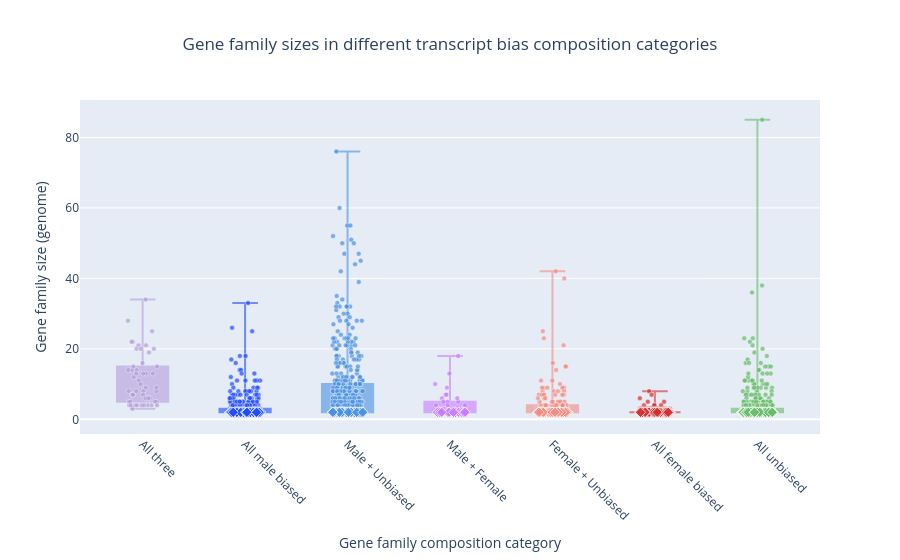

The notebook cell saved with this chart:
### Markdown cell above
Plotly has an issue with the box plots, so here i use go.Figure() to force plotly

### Code cell
fig6 = go.Figure()

cat_positions = {cat: i for i, cat in enumerate(category_order)}
np.random.seed(42)

for cat in category_order:
    subset = hog_direction[hog_direction["category"] == cat]
    if subset.empty:
        continue

    color  = category_colors[cat]
    x_pos  = cat_positions[cat]

    # Box (no built-in points — we draw them ourselves below)
    fig6.add_trace(go.Box(
        y=subset["hog_size_genome"],
        x=[x_pos] * len(subset),
        name=cat,
        marker_color=color,
        line_color=color,
        fillcolor=color,
        opacity=0.6,
        boxpoints=False,
        width=0.5,
        showlegend=False
    ))

    # Regular points (size > 2) — circles
    reg = subset[subset["hog_size_genome"] != 2]
    if not reg.empty:
        fig6.add_trace(go.Scatter(
            x=x_pos + np.random.uniform(-0.15, 0.15, len(reg)),
            y=reg["hog_size_genome"],
            mode="markers",
            marker=dict(color=color, symbol="circle", size=5, opacity=0.7,
                        line=dict(width=0.5, color="white")),
            showlegend=False,
            text=reg["HOG"].astype(str),
            hovertemplate="HOG: %{text}<br>Size: %{y}<extra></extra>"
        ))

    # HOG size 2 shape - diamond (All three cannot exist at size 2)
    s2 = subset[subset["hog_size_genome"] == 2]
    if not s2.empty:
        fig6.add_trace(go.Scatter(
            x=x_pos + np.random.uniform(-0.15, 0.15, len(s2)),
            y=s2["hog_size_genome"],
            mode="markers",
            marker=dict(color=color, symbol="diamond", size=8, opacity=0.9,
                        line=dict(width=0.8, color="white")),
            showlegend=False,
            text=s2["HOG"].astype(str),
            hovertemplate="HOG: %{text}<br>Size: 2 ◆<extra></extra>"
        ))

fig6.update_layout(
    title=dict(text=" Gene family sizes in different transcript bias composition categories", x=0.5, xanchor="center"),
    xaxis=dict(
        tickmode="array",
        tickvals=list(cat_positions.values()),
        ticktext=list(cat_positions.keys()),
        tickangle=45,
        title="Gene family composition category"
    ),
    yaxis_title="Gene family size (genome)",
    showlegend=False
)
fig6.write_image("categories_boxplot_size.svg")
fig6.show()

### Figure 1 — Plotly figure (JSON) as saved in the notebook; plotly's stock layout.template omitted (floating-point values rounded to 4 significant figures; data arrays with more than 128 entries replaced by an {"elided": "..."} marker saying what was removed)
{"data": [{"boxpoints": false, "fillcolor": "#B39DDB", "line": {"color": "#B39DDB"}, "marker": {"color": "#B39DDB"}, "name": "All three", "opacity": 0.6, "showlegend": false, "type": "box", "width": 0.5, "x": [0, 0, 0, 0, 0, 0, 0, 0, 0, 0, 0, 0, 0, 0, 0, 0, 0, 0, 0, 0, 0, 0, 0, 0, 0, 0, 0, 0, 0, 0, 0, 0, 0, 0, 0, 0, 0, 0, 0, 0, 0, 0, 0, 0, 0, 0, 0, 0, 0, 0, 0], "y": [11, 8, 6, 34, 7, 14, 5, 20, 9, 19, 28, 15, 13, 12, 7, 22, 14, 8, 10, 8, 21, 22, 13, 21, 4, 4, 15, 7, 6, 8, 13, 3, 4, 9, 5, 25, 20, 5, 6, 20, 4, 16, 14, 5, 4, 4, 4, 13, 4, 7, 4]}, {"hovertemplate": "HOG: %{text}<br>Size: %{y}<extra></extra>", "marker": {"color": "#B39DDB", "line": {"color": "white", "width": 0.5}, "opacity": 0.7, "size": 5, "symbol": "circle"}, "mode": "markers", "showlegend": false, "text": ["N0.HOG0000027", "N0.HOG0000043", "N0.HOG0000056", "N0.HOG0000060", "N0.HOG0000085", "N0.HOG0000095", "N0.HOG0000099", "N0.HOG0000102", "N0.HOG0000108", "N0.HOG0000110", "N0.HOG0000143", "N0.HOG0000163", "N0.HOG0000179", "N0.HOG0000198", "N0.HOG0000204", "N0.HOG0000207", "N0.HOG0000260", "N0.HOG0000276", "N0.HOG0000278", "N0.HOG0000305", "N0.HOG0000321", "N0.HOG0000361", "N0.HOG0000364", "N0.HOG0000367", "N0.HOG0000375", "N0.HOG0000426", "N0.HOG0000444", "N0.HOG0000503", "N0.HOG0000518", "N0.HOG0000531", "N0.HOG0000578", "N0.HOG0000581", "N0.HOG0000630", "N0.HOG0000646", "N0.HOG0000738", "N0.HOG0000773", "N0.HOG0000820", "N0.HOG0000831", "N0.HOG0000853", "N0.HOG0001160", "N0.HOG0001494", "N0.HOG0001619", "N0.HOG0001799", "N0.HOG0001841", "N0.HOG0002234", "N0.HOG0002331", "N0.HOG0005307", "N0.HOG0009023", "N0.HOG0011140", "N0.HOG0012101", "N0.HOG0012653"], "type": "scatter", "x": [-0.03764, 0.1352, 0.0696, 0.0296, -0.1032, -0.1032, -0.1326, 0.1099, 0.03033, 0.06242, -0.1438, 0.141, 0.09973, -0.0863, -0.09545, -0.09498, -0.05873, 0.007427, -0.02042, -0.06263, 0.03356, -0.1082, -0.06236, -0.04009, -0.01318, 0.08555, -0.0901, 0.00427, 0.02772, -0.1361, 0.03226, -0.09884, -0.1305, 0.1347, 0.1397, 0.09252, -0.05862, -0.1207, 0.05527, -0.01795, -0.1134, -0.001447, -0.1397, 0.1228, -0.07237, 0.04876, -0.05649, 0.00602, 0.01401, -0.09454, 0.1409], "y": [11, 8, 6, 34, 7, 14, 5, 20, 9, 19, 28, 15, 13, 12, 7, 22, 14, 8, 10, 8, 21, 22, 13, 21, 4, 4, 15, 7, 6, 8, 13, 3, 4, 9, 5, 25, 20, 5, 6, 20, 4, 16, 14, 5, 4, 4, 4, 13, 4, 7, 4]}, {"boxpoints": false, "fillcolor": "#1F4BFF", "line": {"color": "#1F4BFF"}, "marker": {"color": "#1F4BFF"}, "name": "All male biased", "opacity": 0.6, "showlegend": false, "type": "box", "width": 0.5, "x": {"elided": "504 int values"}, "y": {"elided": "504 int values"}}, {"hovertemplate": "HOG: %{text}<br>Size: %{y}<extra></extra>", "marker": {"color": "#1F4BFF", "line": {"color": "white", "width": 0.5}, "opacity": 0.7, "size": 5, "symbol": "circle"}, "mode": "markers", "showlegend": false, "text": {"elided": "179 str values"}, "type": "scatter", "x": {"elided": "179 float values"}, "y": {"elided": "179 int values"}}, {"hovertemplate": "HOG: %{text}<br>Size: 2 ◆<extra></extra>", "marker": {"color": "#1F4BFF", "line": {"color": "white", "width": 0.8}, "opacity": 0.9, "size": 8, "symbol": "diamond"}, "mode": "markers", "showlegend": false, "text": {"elided": "325 str values"}, "type": "scatter", "x": {"elided": "325 float values"}, "y": {"elided": "325 int values"}}, {"boxpoints": false, "fillcolor": "#4A90E2", "line": {"color": "#4A90E2"}, "marker": {"color": "#4A90E2"}, "name": "Male + Unbiased", "opacity": 0.6, "showlegend": false, "type": "box", "width": 0.5, "x": {"elided": "500 int values"}, "y": {"elided": "500 int values"}}, {"hovertemplate": "HOG: %{text}<br>Size: %{y}<extra></extra>", "marker": {"color": "#4A90E2", "line": {"color": "white", "width": 0.5}, "opacity": 0.7, "size": 5, "symbol": "circle"}, "mode": "markers", "showlegend": false, "text": {"elided": "355 str values"}, "type": "scatter", "x": {"elided": "355 float values"}, "y": {"elided": "355 int values"}}, {"hovertemplate": "HOG: %{text}<br>Size: 2 ◆<extra></extra>", "marker": {"color": "#4A90E2", "line": {"color": "white", "width": 0.8}, "opacity": 0.9, "size": 8, "symbol": "diamond"}, "mode": "markers", "showlegend": false, "text": {"elided": "145 str values"}, "type": "scatter", "x": {"elided": "145 float values"}, "y": {"elided": "145 int values"}}, {"boxpoints": false, "fillcolor": "#C77DFF", "line": {"color": "#C77DFF"}, "marker": {"color": "#C77DFF"}, "name": "Male + Female", "opacity": 0.6, "showlegend": false, "type": "box", "width": 0.5, "x": [3, 3, 3, 3, 3, 3, 3, 3, 3, 3, 3, 3, 3, 3, 3, 3, 3, 3, 3, 3, 3, 3, 3, 3, 3, 3, 3, 3, 3, 3, 3, 3, 3, 3, 3], "y": [3, 18, 9, 13, 3, 3, 3, 5, 5, 2, 3, 6, 2, 6, 2, 2, 3, 2, 2, 7, 2, 5, 2, 2, 3, 2, 2, 3, 4, 10, 4, 4, 7, 2, 2]}, {"hovertemplate": "HOG: %{text}<br>Size: %{y}<extra></extra>", "marker": {"color": "#C77DFF", "line": {"color": "white", "width": 0.5}, "opacity": 0.7, "size": 5, "symbol": "circle"}, "mode": "markers", "showlegend": false, "text": ["N0.HOG0000029", "N0.HOG0000049", "N0.HOG0000141", "N0.HOG0000148", "N0.HOG0000224", "N0.HOG0000274", "N0.HOG0000289", "N0.HOG0000368", "N0.HOG0000377", "N0.HOG0000558", "N0.HOG0000765", "N0.HOG0001236", "N0.HOG0001399", "N0.HOG0001598", "N0.HOG0001854", "N0.HOG0002737", "N0.HOG0009441", "N0.HOG0009620", "N0.HOG0011340", "N0.HOG0012126", "N0.HOG0012871", "N0.HOG0013016"], "type": "scatter", "x": [2.955, 3.08, 2.971, 2.994, 3.038, 3.112, 3.145, 3.08, 2.975, 2.976, 3.071, 2.922, 2.883, 2.956, 2.936, 2.939, 2.92, 2.863, 2.855, 3.146, 2.978, 2.965], "y": [3, 18, 9, 13, 3, 3, 3, 5, 5, 3, 6, 6, 3, 7, 5, 3, 3, 4, 10, 4, 4, 7]}, {"hovertemplate": "HOG: %{text}<br>Size: 2 ◆<extra></extra>", "marker": {"color": "#C77DFF", "line": {"color": "white", "width": 0.8}, "opacity": 0.9, "size": 8, "symbol": "diamond"}, "mode": "markers", "showlegend": false, "text": ["N0.HOG0000529", "N0.HOG0000801", "N0.HOG0001246", "N0.HOG0001319", "N0.HOG0001426", "N0.HOG0001531", "N0.HOG0001782", "N0.HOG0002044", "N0.HOG0002432", "N0.HOG0003560", "N0.HOG0005826", "N0.HOG0013351", "N0.HOG0015079"], "type": "scatter", "x": [3.054, 2.915, 3.135, 3.086, 2.877, 2.975, 3.114, 3.133, 2.99, 3.034, 2.9, 3.147, 2.92], "y": [2, 2, 2, 2, 2, 2, 2, 2, 2, 2, 2, 2, 2]}, {"boxpoints": false, "fillcolor": "#F28B82", "line": {"color": "#F28B82"}, "marker": {"color": "#F28B82"}, "name": "Female + Unbiased", "opacity": 0.6, "showlegend": false, "type": "box", "width": 0.5, "x": {"elided": "170 int values"}, "y": {"elided": "170 int values"}}, {"hovertemplate": "HOG: %{text}<br>Size: %{y}<extra></extra>", "marker": {"color": "#F28B82", "line": {"color": "white", "width": 0.5}, "opacity": 0.7, "size": 5, "symbol": "circle"}, "mode": "markers", "showlegend": false, "text": ["N0.HOG0000023", "N0.HOG0000024", "N0.HOG0000034", "N0.HOG0000035", "N0.HOG0000140", "N0.HOG0000220", "N0.HOG0000227", "N0.HOG0000258", "N0.HOG0000284", "N0.HOG0000302", "N0.HOG0000434", "N0.HOG0000445", "N0.HOG0000455", "N0.HOG0000469", "N0.HOG0000476", "N0.HOG0000492", "N0.HOG0000501", "N0.HOG0000516", "N0.HOG0000565", "N0.HOG0000584", "N0.HOG0000629", "N0.HOG0000696", "N0.HOG0000774", "N0.HOG0000896", "N0.HOG0000919", "N0.HOG0000966", "N0.HOG0001020", "N0.HOG0001125", "N0.HOG0001185", "N0.HOG0001251", "N0.HOG0001252", "N0.HOG0001264", "N0.HOG0001305", "N0.HOG0001326", "N0.HOG0001357", "N0.HOG0001378", "N0.HOG0001394", "N0.HOG0001423", "N0.HOG0001436", "N0.HOG0001536", "N0.HOG0001577", "N0.HOG0001765", "N0.HOG0001787", "N0.HOG0001803", "N0.HOG0001862", "N0.HOG0001924", "N0.HOG0001989", "N0.HOG0002041", "N0.HOG0002042", "N0.HOG0002051", "N0.HOG0002089", "N0.HOG0002170", "N0.HOG0002184", "N0.HOG0002285", "N0.HOG0002304", "N0.HOG0002531", "N0.HOG0002617", "N0.HOG0002889", "N0.HOG0003007", "N0.HOG0003597", "N0.HOG0004539", "N0.HOG0004695", "N0.HOG0005036", "N0.HOG0005058", "N0.HOG0006285", "N0.HOG0006453", "N0.HOG0006975", "N0.HOG0006995", "N0.HOG0007004", "N0.HOG0008798", "N0.HOG0008917", "N0.HOG0010788", "N0.HOG0011086", "N0.HOG0011342", "N0.HOG0011872", "N0.HOG0013021", "N0.HOG0013278", "N0.HOG0014535", "N0.HOG0015076", "N0.HOG0015760", "N0.HOG0015764", "N0.HOG0017467"], "type": "scatter", "x": [4.133, 4.045, 4.032, 4.004, 3.919, 3.903, 3.916, 3.906, 4.084, 3.955, 3.867, 4.141, 4.115, 4.128, 4.148, 3.902, 3.969, 4.077, 4.059, 3.896, 4.095, 3.917, 3.917, 4.011, 4.028, 4.024, 3.877, 4.113, 3.93, 3.889, 4.117, 4.137, 4.109, 4.093, 4.047, 4.015, 3.876, 3.973, 3.962, 3.928, 4.067, 3.999, 3.874, 3.916, 4.055, 3.873, 4.105, 3.999, 3.994, 4.028, 4.097, 3.954, 4.053, 4.02, 3.93, 4.114, 4.089, 4.048, 4.105, 4.11, 4.063, 4.101, 4.059, 4.054, 4.036, 4.076, 3.898, 4.114, 4.112, 3.859, 4.098, 3.889, 3.951, 4.073, 3.898, 4.095, 4.1, 4.002, 3.852, 3.936, 4.035, 4.144], "y": [15, 3, 42, 16, 6, 8, 7, 25, 5, 3, 7, 3, 40, 15, 3, 3, 3, 4, 5, 7, 4, 7, 9, 4, 4, 3, 3, 9, 4, 4, 5, 4, 21, 3, 3, 8, 3, 3, 3, 4, 3, 11, 5, 23, 5, 3, 4, 4, 5, 7, 9, 3, 8, 4, 6, 3, 3, 4, 3, 3, 3, 4, 3, 3, 14, 5, 3, 8, 7, 6, 4, 11, 9, 10, 9, 7, 4, 5, 3, 4, 4, 3]}, {"hovertemplate": "HOG: %{text}<br>Size: 2 ◆<extra></extra>", "marker": {"color": "#F28B82", "line": {"color": "white", "width": 0.8}, "opacity": 0.9, "size": 8, "symbol": "diamond"}, "mode": "markers", "showlegend": false, "text": ["N0.HOG0000304", "N0.HOG0000397", "N0.HOG0000471", "N0.HOG0000669", "N0.HOG0000800", "N0.HOG0000834", "N0.HOG0000863", "N0.HOG0000926", "N0.HOG0000947", "N0.HOG0000976", "N0.HOG0001098", "N0.HOG0001158", "N0.HOG0001233", "N0.HOG0001239", "N0.HOG0001370", "N0.HOG0001476", "N0.HOG0001615", "N0.HOG0001623", "N0.HOG0001751", "N0.HOG0001864", "N0.HOG0002050", "N0.HOG0002084", "N0.HOG0002195", "N0.HOG0002239", "N0.HOG0002274", "N0.HOG0002338", "N0.HOG0002553", "N0.HOG0002849", "N0.HOG0002878", "N0.HOG0002893", "N0.HOG0002898", "N0.HOG0003558", "N0.HOG0003599", "N0.HOG0003617", "N0.HOG0003640", "N0.HOG0003970", "N0.HOG0004028", "N0.HOG0004080", "N0.HOG0004183", "N0.HOG0004315", "N0.HOG0004321", "N0.HOG0004344", "N0.HOG0004497", "N0.HOG0004595", "N0.HOG0004617", "N0.HOG0004868", "N0.HOG0005195", "N0.HOG0005212", "N0.HOG0005390", "N0.HOG0005425", "N0.HOG0005428", "N0.HOG0005430", "N0.HOG0005497", "N0.HOG0005806", "N0.HOG0005978", "N0.HOG0005993", "N0.HOG0006032", "N0.HOG0006095", "N0.HOG0006273", "N0.HOG0006554", "N0.HOG0006612", "N0.HOG0006615", "N0.HOG0006693", "N0.HOG0006942", "N0.HOG0007062", "N0.HOG0007601", "N0.HOG0007701", "N0.HOG0009494", "N0.HOG0010000", "N0.HOG0010049", "N0.HOG0010069", "N0.HOG0010449", "N0.HOG0010769", "N0.HOG0011100", "N0.HOG0012103", "N0.HOG0012133", "N0.HOG0012173", "N0.HOG0012188", "N0.HOG0012951", "N0.HOG0014070", "N0.HOG0014240", "N0.HOG0014242", "N0.HOG0014254", "N0.HOG0014266", "N0.HOG0015192", "N0.HOG0015297", "N0.HOG0015300", "N0.HOG0015698"], "type": "scatter", "x": [4.04, 3.928, 4.04, 4.012, 4.084, 3.882, 4.078, 4.012, 4.139, 3.953, 4.04, 4.13, 3.881, 4.131, 4.056, 3.87, 3.94, 4.062, 3.87, 4.025, 3.954, 4.036, 3.864, 4.111, 4.142, 4.141, 4.075, 3.889, 4.077, 3.857, 3.857, 3.947, 3.997, 4.081, 4.055, 3.984, 3.932, 4.149, 3.978, 3.985, 3.899, 4.088, 4.058, 3.916, 3.875, 4.054, 4.046, 3.932, 4.135, 3.895, 3.98, 4.133, 3.976, 4.042, 3.969, 3.932, 4.145, 3.973, 4.118, 3.919, 3.914, 3.859, 4.046, 3.961, 4.109, 3.992, 4.14, 3.906, 4.111, 4.083, 4.081, 4.103, 4.078, 4.038, 3.889, 3.86, 4.126, 4.035, 4.089, 3.994, 3.885, 3.888, 4.056, 3.979, 3.91, 3.997, 3.869, 4.025], "y": [2, 2, 2, 2, 2, 2, 2, 2, 2, 2, 2, 2, 2, 2, 2, 2, 2, 2, 2, 2, 2, 2, 2, 2, 2, 2, 2, 2, 2, 2, 2, 2, 2, 2, 2, 2, 2, 2, 2, 2, 2, 2, 2, 2, 2, 2, 2, 2, 2, 2, 2, 2, 2, 2, 2, 2, 2, 2, 2, 2, 2, 2, 2, 2, 2, 2, 2, 2, 2, 2, 2, 2, 2, 2, 2, 2, 2, 2, 2, 2, 2, 2, 2, 2, 2, 2, 2, 2]}, {"boxpoints": false, "fillcolor": "#D32F2F", "line": {"color": "#D32F2F"}, "marker": {"color": "#D32F2F"}, "name": "All female biased", "opacity": 0.6, "showlegend": false, "type": "box", "width": 0.5, "x": {"elided": "196 int values"}, "y": {"elided": "196 int values"}}, {"hovertemplate": "HOG: %{text}<br>Size: %{y}<extra></extra>", "marker": {"color": "#D32F2F", "line": {"color": "white", "width": 0.5}, "opacity": 0.7, "size": 5, "symbol": "circle"}, "mode": "markers", "showlegend": false, "text": ["N0.HOG0000020", "N0.HOG0000380", "N0.HOG0000953", "N0.HOG0001346", "N0.HOG0001434", "N0.HOG0001746", "N0.HOG0001904", "N0.HOG0001918", "N0.HOG0001923", "N0.HOG0002047", "N0.HOG0002082", "N0.HOG0002232", "N0.HOG0002832", "N0.HOG0003049", "N0.HOG0003282", "N0.HOG0003482", "N0.HOG0003579", "N0.HOG0003643", "N0.HOG0003876", "N0.HOG0003898", "N0.HOG0004340", "N0.HOG0004744", "N0.HOG0005655", "N0.HOG0009000", "N0.HOG0009260", "N0.HOG0009426", "N0.HOG0011580", "N0.HOG0012774", "N0.HOG0013431", "N0.HOG0015264", "N0.HOG0015685", "N0.HOG0017424", "N0.HOG0017445", "N0.HOG0017491"], "type": "scatter", "x": [4.931, 5.089, 4.943, 4.987, 4.853, 4.872, 4.968, 4.994, 5.03, 4.937, 5.058, 5.108, 5.084, 4.862, 4.994, 4.881, 4.923, 5.146, 4.893, 5.0, 5.035, 5.061, 5.018, 4.853, 4.948, 5.005, 4.876, 4.955, 4.86, 4.874, 4.969, 4.89, 5.02, 5.057], "y": [5, 5, 8, 3, 3, 3, 7, 4, 3, 3, 3, 3, 3, 3, 4, 3, 3, 3, 4, 3, 3, 4, 3, 6, 3, 3, 3, 3, 3, 3, 3, 3, 3, 3]}, {"hovertemplate": "HOG: %{text}<br>Size: 2 ◆<extra></extra>", "marker": {"color": "#D32F2F", "line": {"color": "white", "width": 0.8}, "opacity": 0.9, "size": 8, "symbol": "diamond"}, "mode": "markers", "showlegend": false, "text": {"elided": "162 str values"}, "type": "scatter", "x": {"elided": "162 float values"}, "y": {"elided": "162 int values"}}, {"boxpoints": false, "fillcolor": "#66BB6A", "line": {"color": "#66BB6A"}, "marker": {"color": "#66BB6A"}, "name": "All unbiased", "opacity": 0.6, "showlegend": false, "type": "box", "width": 0.5, "x": {"elided": "1044 int values"}, "y": {"elided": "1044 int values"}}, {"hovertemplate": "HOG: %{text}<br>Size: %{y}<extra></extra>", "marker": {"color": "#66BB6A", "line": {"color": "white", "width": 0.5}, "opacity": 0.7, "size": 5, "symbol": "circle"}, "mode": "markers", "showlegend": false, "text": {"elided": "269 str values"}, "type": "scatter", "x": {"elided": "269 float values"}, "y": {"elided": "269 int values"}}, {"hovertemplate": "HOG: %{text}<br>Size: 2 ◆<extra></extra>", "marker": {"color": "#66BB6A", "line": {"color": "white", "width": 0.8}, "opacity": 0.9, "size": 8, "symbol": "diamond"}, "mode": "markers", "showlegend": false, "text": {"elided": "775 str values"}, "type": "scatter", "x": {"elided": "775 float values"}, "y": {"elided": "775 int values"}}], "layout": {"showlegend": false, "title": {"text": " Gene family sizes in different transcript bias composition categories", "x": 0.5, "xanchor": "center"}, "xaxis": {"tickangle": 45, "tickmode": "array", "ticktext": ["All three", "All male biased", "Male + Unbiased", "Male + Female", "Female + Unbiased", "All female biased", "All unbiased"], "tickvals": [0, 1, 2, 3, 4, 5, 6], "title": {"text": "Gene family composition category"}}, "yaxis": {"title": {"text": "Gene family size (genome)"}}}}
